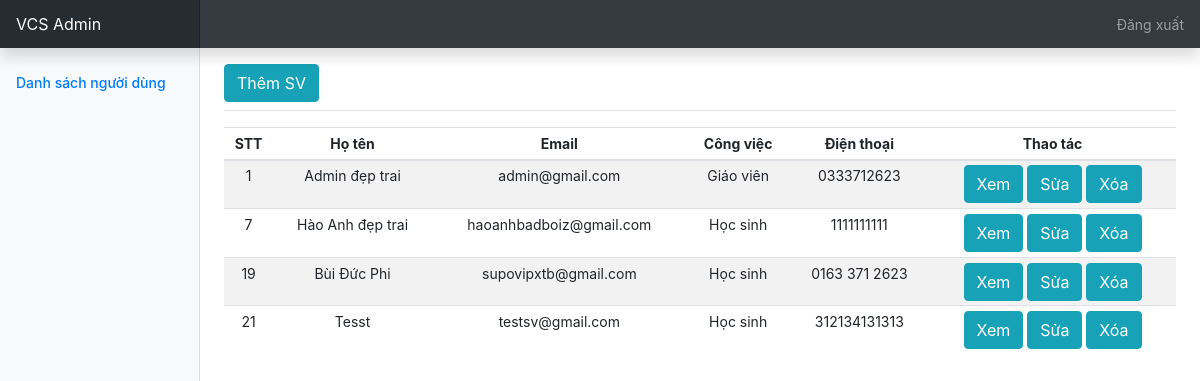
/teacher_dasboard.php, run on the app's committed database.
### tables this page shows
CREATE TABLE `user` (
  `id` int(11) NOT NULL,
  `username` varchar(100) NOT NULL,
  `password` varchar(100) NOT NULL,
  `name` varchar(100) NOT NULL,
  `email` varchar(150) NOT NULL,
  `telephone` varchar(100) NOT NULL,
  `usertype` varchar(5) NOT NULL,
  `created_at` datetime NOT NULL
);

### teacher_dasboard.php (the view, shortened to what this page needs)
<?php
include 'config.php';
$data = array();
$qr = mysqli_query($con, "select * from user");
while ($row = mysqli_fetch_assoc($qr)) {
	array_push($data, $row);
}
?>
<!DOCTYPE html>
<html>
<head>
    <link rel="stylesheet" href="https://stackpath.bootstrapcdn.com/bootstrap/4.5.2/css/bootstrap.min.css">
    <link href="dashboard.css" rel="stylesheet">
</head>
<body>
    <nav class="navbar navbar-dark sticky-top bg-dark flex-md-nowrap p-0 shadow">
        <a class="navbar-brand col-md-3 col-lg-2 mr-0 px-3" href="teacher_dasboard.php">VCS Admin</a>
        <ul class="navbar-nav px-3">
            <li class="nav-item text-nowrap">
                <a class="nav-link" href="logout.php">Đăng xuất</a>
            </li>
        </ul>
    </nav>
    <div class="container-fluid">
        <div class="row">
            <nav id="sidebarMenu" class="col-md-3 col-lg-2 d-md-block bg-light sidebar collapse">
                <div class="sidebar-sticky pt-3">
                    <ul class="nav flex-column">
                        <li class="nav-item">
                            <a class="nav-link active" href="">
                                Danh sách người dùng <span class="sr-only">(current)</span>
                            </a>
                        </li>
                </div>
            </nav>
            <main role="main" class="col-md-9 ml-sm-auto col-lg-10 px-md-4">
                <div
                    class="d-flex justify-content-between flex-wrap flex-md-nowrap align-items-center pt-3 pb-2 mb-3 border-bottom">
                    <div class="btn-group mr-2">
                        <a class="btn btn-info" href="add_student.php">
                            Thêm SV</a>
                    </div>
                </div>
                <div class="table-responsive">
                    <table class="table table-striped table-sm" style="text-align: center;">
                        <thead>
                            <tr>
                                <th>STT</th>
                                <th>Họ tên</th>
                                <th>Email</th>
                                <th>Công việc</th>
                                <th>Điện thoại</th>
                                <th>Thao tác</th>
                            </tr>
                        </thead>
                        <tbody>
                            <?php
							foreach ($data as $d) {
							?>
                            <tr>
                                <td><?php echo $d['id']; ?></td>
                                <td><?php echo $d['name']; ?></td>
                                <td><?php echo $d['email']; ?></td>
                                <td>
                                    <?php if ($d['usertype'] == '1') {
											echo "Giáo viên";
										} else {
											echo "Học sinh";
										} ?>
                                </td>
                                <td><?php echo $d['telephone']; ?></td>
                                <td><a class="btn btn-info" href="edit_result.php?id=<?php echo $d['id']; ?>">
                                        Xem</a>
                                    <a class="btn btn-info" href="edit_student.php?id=<?php echo $d['id']; ?>">
                                        Sửa</a>
                                    <a class="btn btn-info" href="edit_result.php?id=<?php echo $d['id']; ?>">
                                        Xóa</a>
                                </td>
                            </tr>
                            <?php
							}
							?>
                        </tbody>
                    </table>
                </div>
            </main>
        </div>
    </div>
</body>
</html>

### dashboard.css (style rules this page uses)
body { font-size: .875rem; }
.sidebar { position: fixed; top: 0; bottom: 0; left: 0; z-index: 100; padding: 48px 0 0; box-shadow: inset -1px 0 0 rgba(0, 0, 0, .1); }
.sidebar-sticky { position: relative; top: 0; height: calc(100vh - 48px); padding-top: .5rem; overflow-x: hidden; overflow-y: auto; }
.sidebar .nav-link { font-weight: 500; color: #333; }
.sidebar .nav-link.active { color: #007bff; }
.navbar-brand { padding-top: .75rem; padding-bottom: .75rem; font-size: 1rem; background-color: rgba(0, 0, 0, .25); box-shadow: inset -1px 0 0 rgba(0, 0, 0, .25); }

### data on the page
user: id "1", name "Admin đẹp trai", email "admin@gmail.com", usertype "Giáo viên", telephone "0333712623"
user: id "7", name "Hào Anh đẹp trai", email "haoanhbadboiz@gmail.com", usertype "Học sinh", telephone "1111111111"
user: id "19", name "Bùi Đức Phi", email "supovipxtb@gmail.com", usertype "Học sinh", telephone "0163 371 2623"
user: id "21", name "Tesst", email "testsv@gmail.com", usertype "Học sinh", telephone "312134131313"
